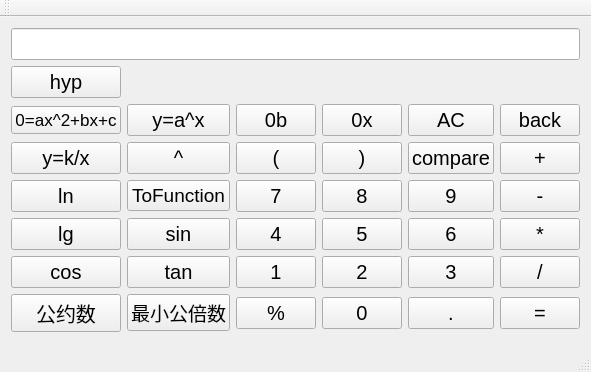
<?xml version="1.0" encoding="UTF-8"?>
<ui version="4.0">
 <class>Calqulator</class>
 <widget class="QMainWindow" name="Calqulator">
  <property name="geometry">
   <rect>
    <x>0</x>
    <y>0</y>
    <width>522</width>
    <height>346</height>
   </rect>
  </property>
  <property name="font">
   <font>
    <pointsize>15</pointsize>
   </font>
  </property>
  <property name="windowTitle">
   <string>Calqulator</string>
  </property>
  <widget class="QWidget" name="centralWidget">
   <layout class="QGridLayout" name="gridLayout">
    <item row="10" column="6">
     <widget class="QPushButton" name="equalbtn">
      <property name="text">
       <string>=</string>
      </property>
     </widget>
    </item>
    <item row="10" column="5">
     <widget class="QPushButton" name="pointbtn">
      <property name="text">
       <string>.</string>
      </property>
     </widget>
    </item>
    <item row="10" column="4">
     <widget class="QPushButton" name="digitalbtn0">
      <property name="text">
       <string>0</string>
      </property>
     </widget>
    </item>
    <item row="9" column="6">
     <widget class="QPushButton" name="divbtn">
      <property name="text">
       <string>/</string>
      </property>
     </widget>
    </item>
    <item row="10" column="1">
     <widget class="QPushButton" name="cdbtn">
      <property name="text">
       <string>公约数</string>
      </property>
     </widget>
    </item>
    <item row="10" column="2">
     <widget class="QPushButton" name="lcmbtn">
      <property name="font">
       <font>
        <pointsize>14</pointsize>
       </font>
      </property>
      <property name="text">
       <string>最小公倍数</string>
      </property>
      <property name="iconSize">
       <size>
        <width>12</width>
        <height>12</height>
       </size>
      </property>
     </widget>
    </item>
    <item row="10" column="3">
     <widget class="QPushButton" name="percentbtn">
      <property name="text">
       <string>%</string>
      </property>
     </widget>
    </item>
    <item row="4" column="4">
     <widget class="QPushButton" name="rightbracketbtn">
      <property name="text">
       <string>)</string>
      </property>
     </widget>
    </item>
    <item row="2" column="1">
     <widget class="QPushButton" name="function_2">
      <property name="font">
       <font>
        <pointsize>13</pointsize>
       </font>
      </property>
      <property name="text">
       <string>0=ax^2+bx+c</string>
      </property>
     </widget>
    </item>
    <item row="2" column="2">
     <widget class="QPushButton" name="function_a_x">
      <property name="font">
       <font>
        <pointsize>15</pointsize>
       </font>
      </property>
      <property name="text">
       <string>y=a^x</string>
      </property>
     </widget>
    </item>
    <item row="2" column="4">
     <widget class="QPushButton" name="hexbtn">
      <property name="text">
       <string>0x</string>
      </property>
     </widget>
    </item>
    <item row="2" column="3">
     <widget class="QPushButton" name="binbtn">
      <property name="text">
       <string>0b</string>
      </property>
     </widget>
    </item>
    <item row="0" column="1" colspan="6">
     <widget class="QLineEdit" name="lineEdit"/>
    </item>
    <item row="2" column="6">
     <widget class="QPushButton" name="backbtn">
      <property name="text">
       <string>back</string>
      </property>
     </widget>
    </item>
    <item row="4" column="1">
     <widget class="QPushButton" name="inversefunction">
      <property name="text">
       <string>y=k/x</string>
      </property>
     </widget>
    </item>
    <item row="4" column="3">
     <widget class="QPushButton" name="leftbracketbtn">
      <property name="text">
       <string>(</string>
      </property>
     </widget>
    </item>
    <item row="6" column="4">
     <widget class="QPushButton" name="digitalbtn8">
      <property name="text">
       <string>8</string>
      </property>
     </widget>
    </item>
    <item row="6" column="5">
     <widget class="QPushButton" name="digitalbtn9">
      <property name="text">
       <string>9</string>
      </property>
     </widget>
    </item>
    <item row="6" column="1">
     <widget class="QPushButton" name="lnbtn">
      <property name="text">
       <string>ln</string>
      </property>
     </widget>
    </item>
    <item row="2" column="5">
     <widget class="QPushButton" name="allclearbtn">
      <property name="text">
       <string>AC</string>
      </property>
     </widget>
    </item>
    <item row="6" column="3">
     <widget class="QPushButton" name="digitalbtn7">
      <property name="text">
       <string>7</string>
      </property>
     </widget>
    </item>
    <item row="4" column="6">
     <widget class="QPushButton" name="addbtn">
      <property name="text">
       <string>+</string>
      </property>
     </widget>
    </item>
    <item row="6" column="6">
     <widget class="QPushButton" name="subbtn">
      <property name="text">
       <string>-</string>
      </property>
     </widget>
    </item>
    <item row="9" column="4">
     <widget class="QPushButton" name="digitalbtn2">
      <property name="text">
       <string>2</string>
      </property>
     </widget>
    </item>
    <item row="4" column="5">
     <widget class="QPushButton" name="comparebtn">
      <property name="font">
       <font>
        <pointsize>15</pointsize>
       </font>
      </property>
      <property name="text">
       <string>compare</string>
      </property>
     </widget>
    </item>
    <item row="8" column="1">
     <widget class="QPushButton" name="lgbtn">
      <property name="text">
       <string>lg</string>
      </property>
     </widget>
    </item>
    <item row="8" column="2">
     <widget class="QPushButton" name="sinbtn">
      <property name="text">
       <string>sin</string>
      </property>
     </widget>
    </item>
    <item row="9" column="5">
     <widget class="QPushButton" name="digitalbtn3">
      <property name="text">
       <string>3</string>
      </property>
     </widget>
    </item>
    <item row="8" column="4">
     <widget class="QPushButton" name="digitalbtn5">
      <property name="text">
       <string>5</string>
      </property>
     </widget>
    </item>
    <item row="8" column="5">
     <widget class="QPushButton" name="digitalbtn6">
      <property name="text">
       <string>6</string>
      </property>
     </widget>
    </item>
    <item row="9" column="1">
     <widget class="QPushButton" name="cosbtn">
      <property name="text">
       <string>cos</string>
      </property>
     </widget>
    </item>
    <item row="8" column="3">
     <widget class="QPushButton" name="digitalbtn4">
      <property name="text">
       <string>4</string>
      </property>
     </widget>
    </item>
    <item row="9" column="3">
     <widget class="QPushButton" name="digitalbtn1">
      <property name="text">
       <string>1</string>
      </property>
     </widget>
    </item>
    <item row="9" column="2">
     <widget class="QPushButton" name="tanbtn">
      <property name="text">
       <string>tan</string>
      </property>
     </widget>
    </item>
    <item row="8" column="6">
     <widget class="QPushButton" name="mulbtn">
      <property name="text">
       <string>*</string>
      </property>
     </widget>
    </item>
    <item row="6" column="2">
     <widget class="QPushButton" name="tofunction">
      <property name="font">
       <font>
        <pointsize>14</pointsize>
       </font>
      </property>
      <property name="text">
       <string>ToFunction</string>
      </property>
     </widget>
    </item>
    <item row="4" column="2">
     <widget class="QPushButton" name="pawbtn">
      <property name="text">
       <string>^</string>
      </property>
     </widget>
    </item>
    <item row="1" column="1">
     <widget class="QPushButton" name="hypbtn">
      <property name="text">
       <string>hyp</string>
      </property>
     </widget>
    </item>
   </layout>
  </widget>
  <widget class="QMenuBar" name="menuBar">
   <property name="geometry">
    <rect>
     <x>0</x>
     <y>0</y>
     <width>522</width>
     <height>17</height>
    </rect>
   </property>
  </widget>
  <widget class="QToolBar" name="mainToolBar">
   <attribute name="toolBarArea">
    <enum>TopToolBarArea</enum>
   </attribute>
   <attribute name="toolBarBreak">
    <bool>false</bool>
   </attribute>
  </widget>
  <widget class="QStatusBar" name="statusBar"/>
 </widget>
 <layoutdefault spacing="6" margin="11"/>
 <resources/>
 <connections/>
</ui>
